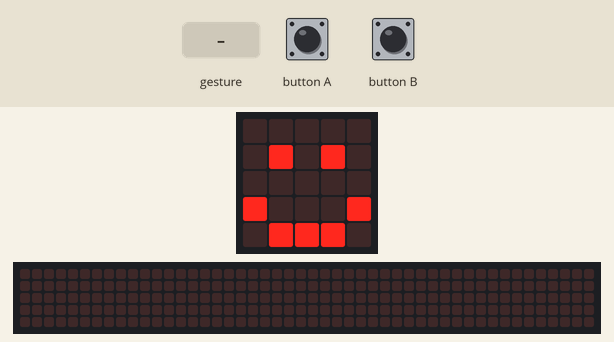
Bench run of a program on a simulated BBC micro:bit (MakeCode). Parts: the board's 5×5 LED display, a strip that is not on the board, showing the scrolling text unrolled. The inputs (shaded band) are chosen by the test bench. Random numbers come from a fixed seed; a tilt is held for 1.5 s and a shake lasts 1 s, then the board lies face up again; the 48×5 strip is a reading aid, not a part: it shows the text the display is scrolling, unrolled, one strip-width of it at a time.

Above: at 1.8 s.
1.9 s: button B pressed for 0.15 s
At 2.12 s:
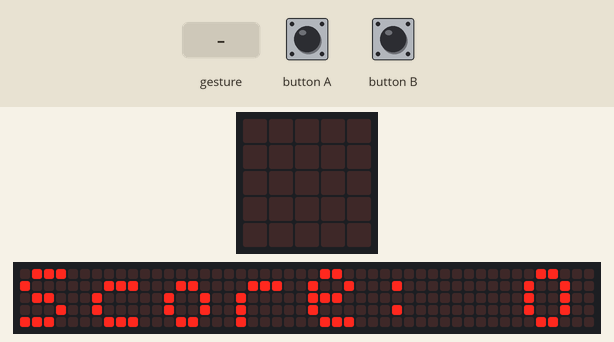
2.6 s: button A pressed for 0.15 s
At 3.17 s:
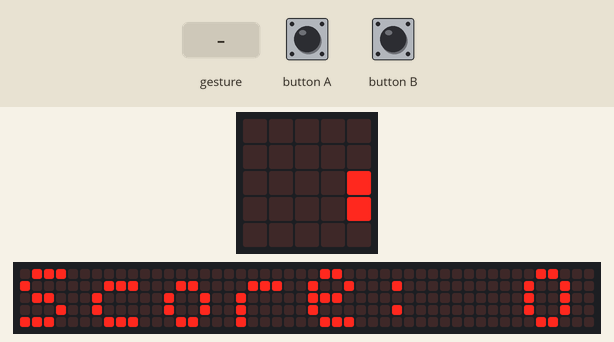
3.3 s: gesture 'shake'
At 3.62 s:
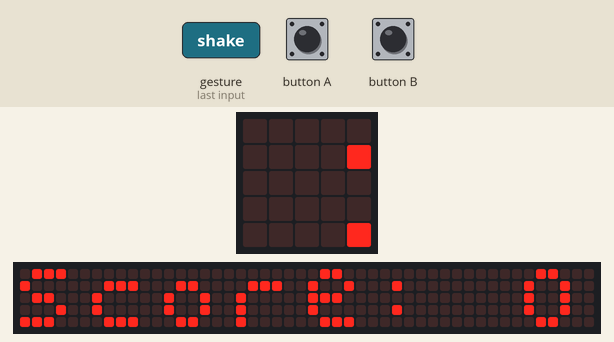
7.3 s: gesture 'shake'
10.1 s: button B pressed for 0.15 s
At 18.3 s:
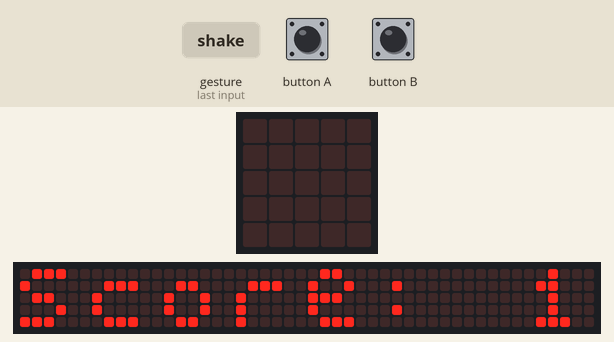

Measured:
- after the input at 1.9 s, the display: changes after 0.15 s (image 1)
- what the display in image 4 shows lasts 1.1 s, from 17.5 s to 18.6 s

The program:

main.ts
```typescript
// (licence header left out)
// variables
let randomNumber : number = 0
let score : number = 0

// setup
basic.clearScreen()
basic.showIcon(IconNames.Happy)

// picking rock, paper, or scissors
input.onGesture(Gesture.Shake, function() {
    randomNumber = randint (0, 2)
    basic.clearScreen()

    // scissors
    if (randomNumber == 0) {
        basic.showIcon(IconNames.Scissors)
        basic.pause(1000)
        basic.showIcon(IconNames.Happy)
    }
   // rock
    if (randomNumber == 1) {
        basic.showIcon(IconNames.SmallSquare)
        basic.pause(1000)
        basic.showIcon(IconNames.Happy)
    }
  // paper
    if (randomNumber == 2) {
        basic.showIcon(IconNames.Square)
        basic.pause(1000)
        basic.showIcon(IconNames.Happy)
    }
})

// add to score
input.onButtonPressed(Button.A, function() {
   score = score + 1
   basic.clearScreen()
   basic.showIcon(IconNames.Yes)
   basic.pause(1000)
   basic.clearScreen()
   basic.showIcon(IconNames.Happy)
})

// show score
input.onButtonPressed(Button.B, function() {
    basic.clearScreen()
    basic.showString('Score: ' + score.toString() )
    basic.pause(1000)
    basic.clearScreen()
    basic.showIcon(IconNames.Happy)
})
```
